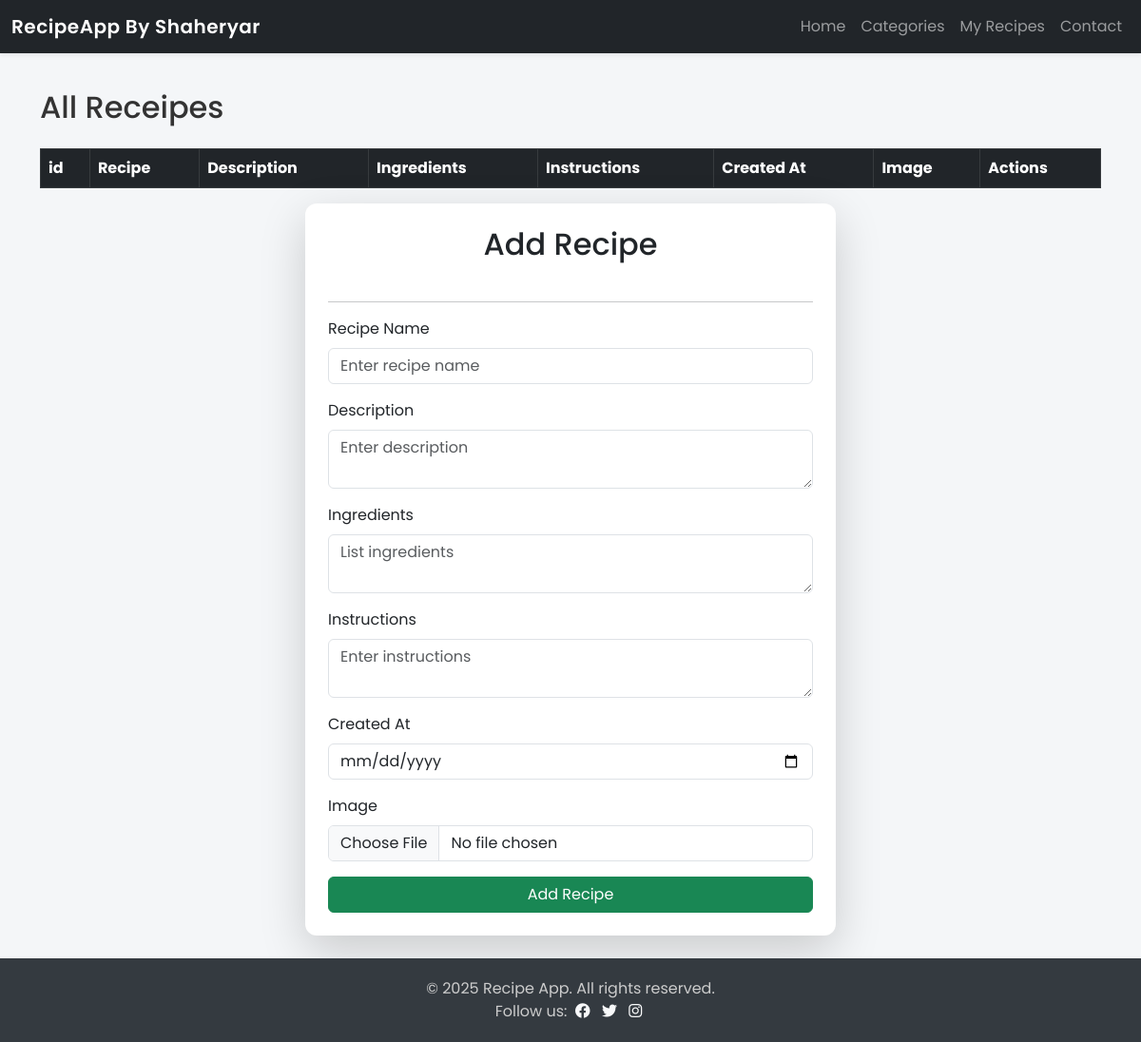
Before: /recipes1/ with the older database file.
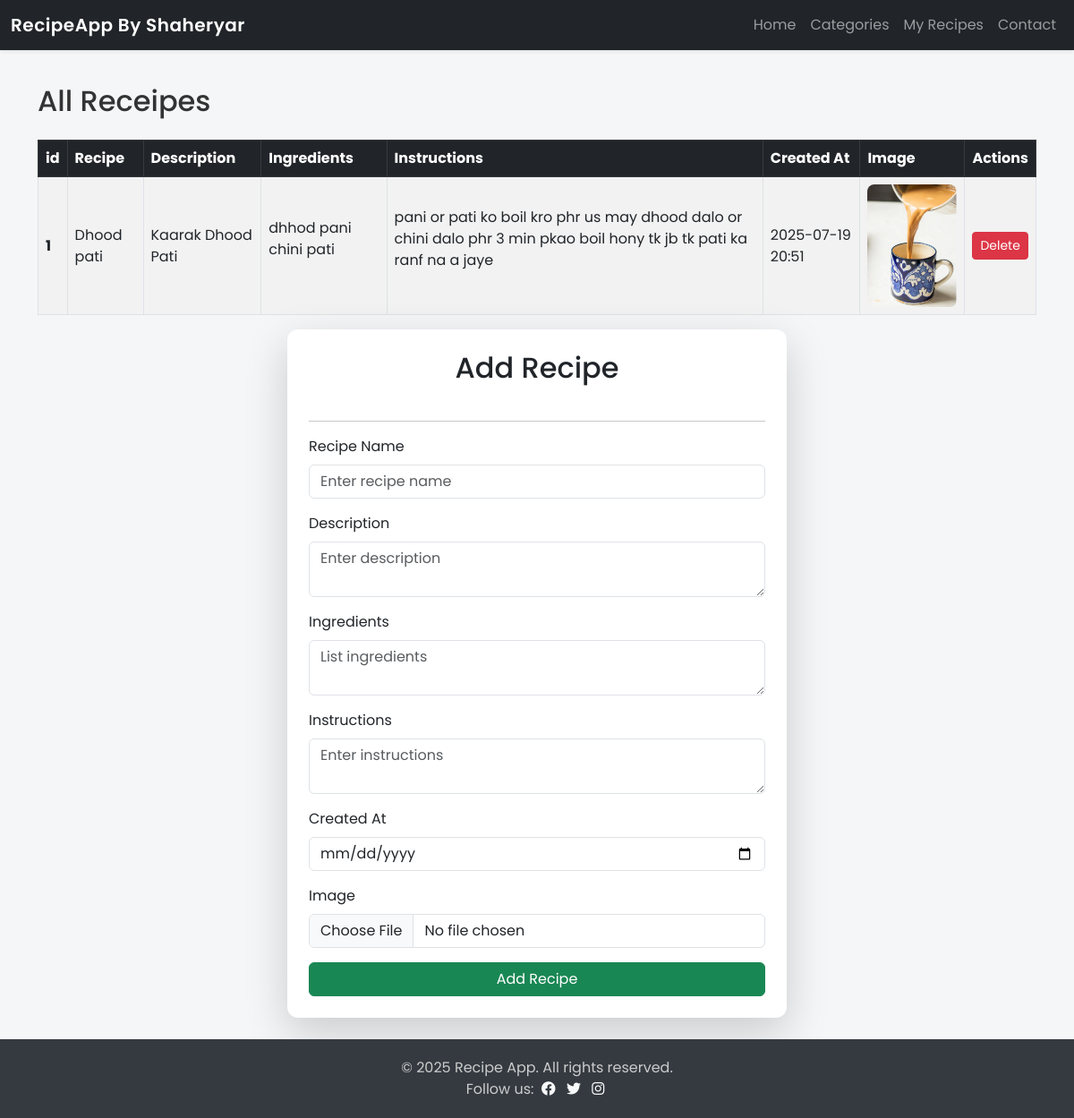
After: the same page with the newer database file.
### vege/models.py (models this page shows, shortened)
class Receipe(models.Model):
    receipe_name = models.CharField(max_length=100)
    receipe_description = models.TextField()
    ingredients = models.TextField()
    instructions = models.TextField()
    created_at = models.DateTimeField(auto_now_add=True)
    receipe_image = models.ImageField(upload_to='receipes/', null=True, blank=True)

### vege/views.py (the view, shortened to what this page needs)
# urls.py: path('recipes1/', vege_views.recipes, name='recipes'),  # This maps the root URL to the recipes view
def recipes(request):
    receipes = Receipe.objects.all().order_by('-created_at')
    return render(request, 'vege/recipes.html', {'receipes': receipes})

### vege/templates/vege/recipes.html (shortened to what this page needs)
{% extends "vege/base.html" %}
{% block content %}
<h2 class="mb-4">All Receipes</h2>
<table class="table table-striped table-bordered align-middle">
    <thead class="table-dark">
        <tr>
            <th>id</th>
            <th>Recipe</th>
            <th>Description</th>
            <th>Ingredients</th>
            <th>Instructions</th>
            <th>Created At</th>
            <th>Image</th>
            <th>Actions</th>
        </tr>
    </thead>
    <tbody>
        {% for receipe in receipes %}
        <tr>
            <th scope="row">{{forloop.counter}}</th>
            <td>{{ receipe.receipe_name }}</td>
            <td>{{ receipe.receipe_description|truncatewords:20 }}</td>
            <td>{{ receipe.ingredients|linebreaks }}</td>
            <td>{{ receipe.instructions|linebreaks }}</td>
            <td>{{ receipe.created_at|date:"Y-m-d H:i" }}</td>
            <td>
                {% if receipe.receipe_image %}
                    <img src="{{ receipe.receipe_image.url }}" alt="{{ receipe.receipe_name }}">
                {% else %}
                    <span class="text-muted">No image</span>
                {% endif %}
            </td>
            <td>
                <a href="{% url 'delete_receipe' receipe.id %}" class="btn btn-danger btn-sm">Delete</a>
            </td>
        </tr>
        {% endfor %}
    </tbody>
</table>
<form class="col-6 mx-auto card p-4 shadow-lg" method="post" enctype="multipart/form-data">
    <h2 class="mb-4 text-center">Add Recipe</h2>
    <hr>
    <div class="mb-3">
        <label for="recipeName" class="form-label">Recipe Name</label>
        <input type="text" class="form-control" id="recipeName" name="recipe_name" placeholder="Enter recipe name">
    </div>
    <div class="mb-3">
        <label for="description" class="form-label">Description</label>
        <textarea class="form-control" id="description" name="description" placeholder="Enter description"></textarea>
    </div>
    <div class="mb-3">
        <label for="ingredients" class="form-label">Ingredients</label>
        <textarea class="form-control" id="ingredients" name="ingredients" placeholder="List ingredients"></textarea>
    </div>
    <div class="mb-3">
        <label for="instructions" class="form-label">Instructions</label>
        <textarea class="form-control" id="instructions" name="instructions" placeholder="Enter instructions"></textarea>
    </div>
    <div class="mb-3">
        <label for="createdAt" class="form-label">Created At</label>
        <input type="date" class="form-control" id="createdAt" name="created_at">
    </div>
    <div class="mb-3">
        <label for="image" class="form-label">Image</label>
        <input type="file" class="form-control" id="image" name="image">
    </div>
    <button type="submit" class="btn btn-success w-100">Add Recipe</button>
</form>
{% endblock %}

### vege/templates/vege/base.html (shortened to what this page needs)
<!DOCTYPE html>
<html lang="en">
<head>
    <link href="https://cdn.jsdelivr.net/npm/bootstrap@5.3.0/dist/css/bootstrap.min.css" rel="stylesheet">
    <link href="https://cdnjs.cloudflare.com/ajax/libs/font-awesome/6.4.0/css/all.min.css" rel="stylesheet">
</head>
<body>
    <nav class="navbar navbar-expand-lg navbar-dark bg-dark fixed-top shadow-sm">
        <div class="container-fluid">
            <a class="navbar-brand" href="#">RecipeApp By Shaheryar</a>
            <div class="collapse navbar-collapse" id="navbarNav">
                <ul class="navbar-nav ms-auto">
                    <li class="nav-item"><a class="nav-link" href="#">Home</a></li>
                    <li class="nav-item"><a class="nav-link" href="#">Categories</a></li>
                    <li class="nav-item"><a class="nav-link" href="#">My Recipes</a></li>
                    <li class="nav-item"><a class="nav-link" href="#">Contact</a></li>
                </ul>
            </div>
        </div>
    </nav>
    <main class="container my-4">
        {% block content %}{% endblock %}
    </main>
    <footer class="text-center">
        <div>&copy; 2025 Recipe App. All rights reserved.</div>
        <div>Follow us:
            <a href="#" class="text-light mx-1"><i class="fab fa-facebook"></i></a>
            <a href="#" class="text-light mx-1"><i class="fab fa-twitter"></i></a>
            <a href="#" class="text-light mx-1"><i class="fab fa-instagram"></i></a>
        </div>
    </footer>
</body>
</html>

### vege/templates/vege/base.html (style rules this page uses)
body { font-family: 'Poppins', sans-serif; padding-top: 70px; background-color: #f4f6f8; color: #333; }
.navbar-brand { font-weight: 600; letter-spacing: 0.5px; }
footer { background-color: #343a40; color: #ccc; padding: 20px 0; position: sticky; top: 100%; }
.table img { max-width: 100px; height: auto; border-radius: 8px; }
.card { border: none; box-shadow: 0 2px 8px rgba(0,0,0,0.1); border-radius: 12px; transition: transform 0.2s; }

Changed rows visible on the page:
added Receipe: receipe_name "Dhood pati", receipe_description "Kaarak Dhood Pati", ingredients "dhhod pani chini pati", instructions "pani or pati ko boil kro phr us may dhood dalo or chini dalo phr 3 min pkao boil hony tk jb tk pati ka ranf na a jaye", created_at "2025-07-19 20:51", receipe_image (picture)
